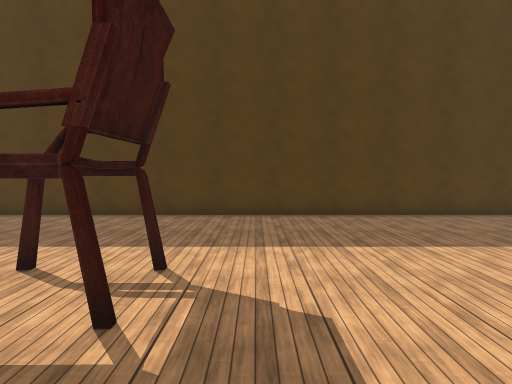
[1] (above)

20 first-person views from a walk through a scene from a Unity 3-D project. The camera is 1.5 m above the floor, tilts 4° down and sees 85° across. The floor is counted in squares, 1 m on a side. Each view is taken from the middle of a square. On the plan, view 1 faces up. The plan holds only what a view shows up to about 14 squares ahead; the rest is blank. The place goes on beyond the plan. Some surface patterns are stand-ins.

[2]
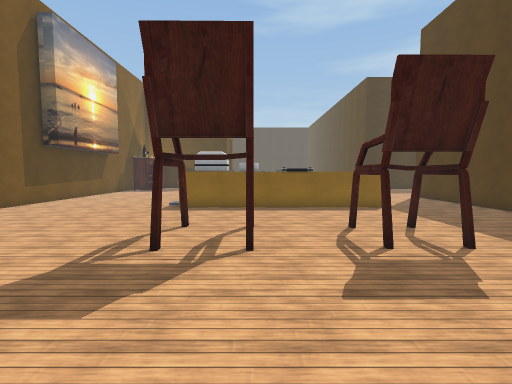

[3]
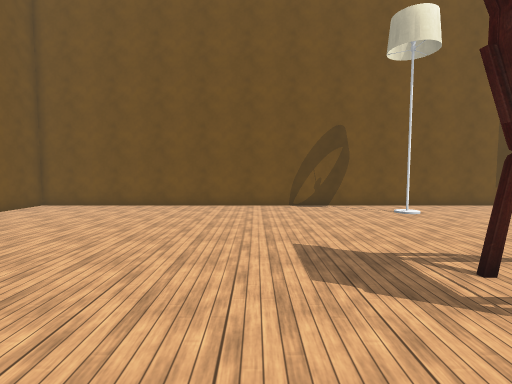

[4]
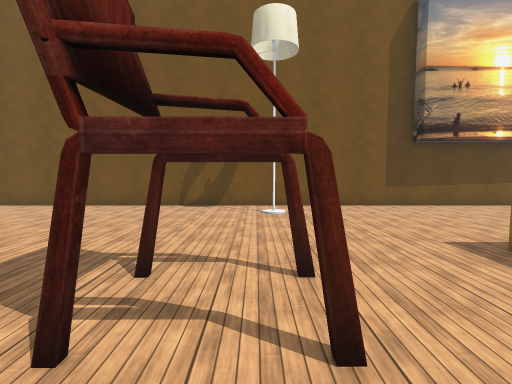

[5]
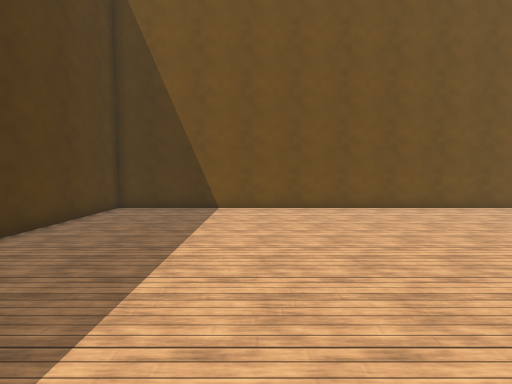

[6]
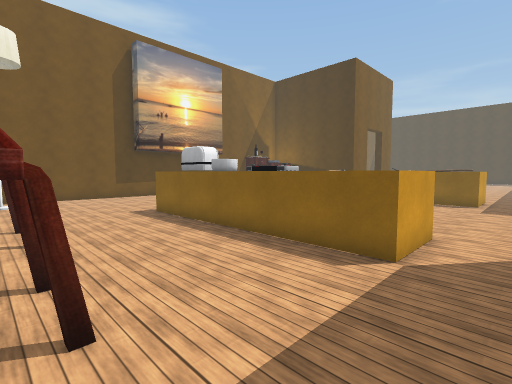

[7]
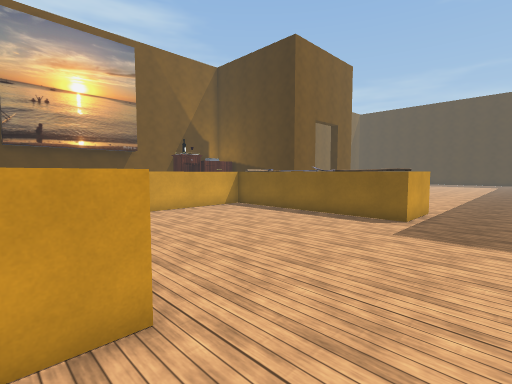

[8]
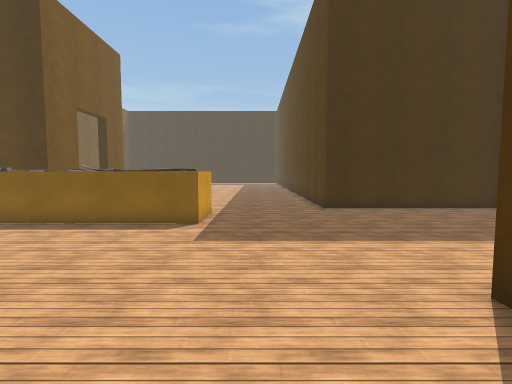

[9]
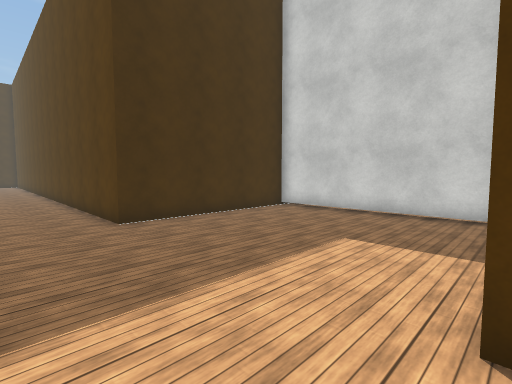

[10]
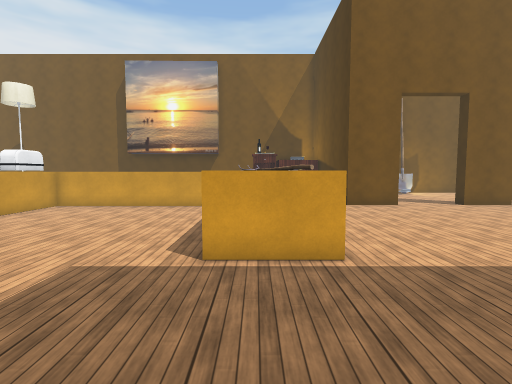

[11]
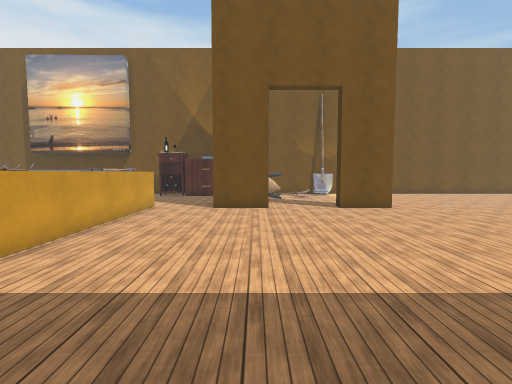

[12]
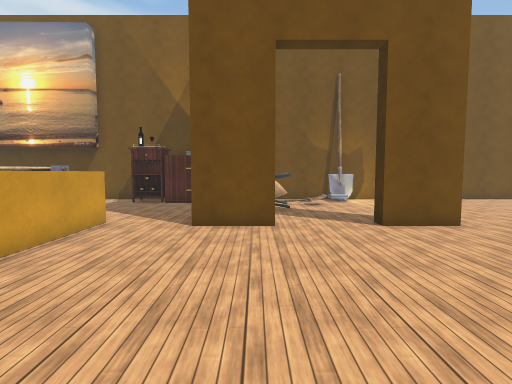

[13]
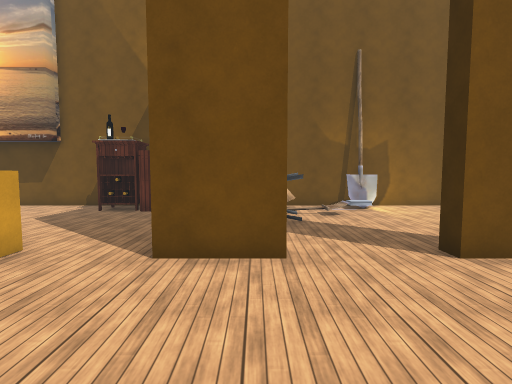

[14]
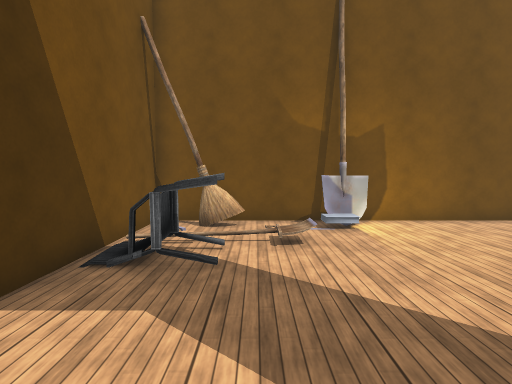

[15]
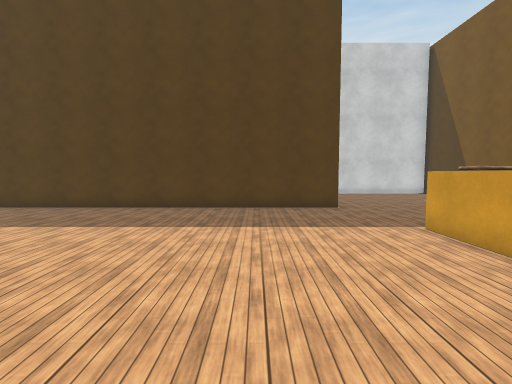

[16]
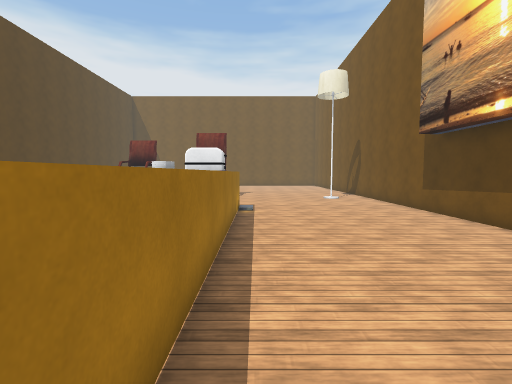

[17]
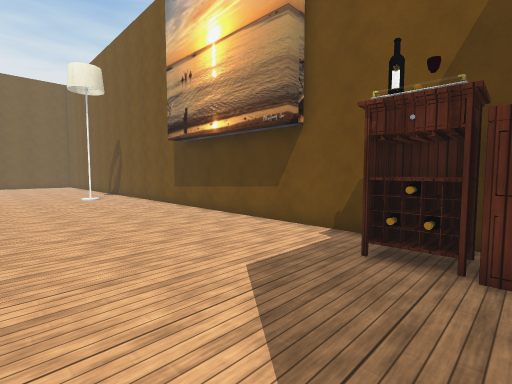

[18]
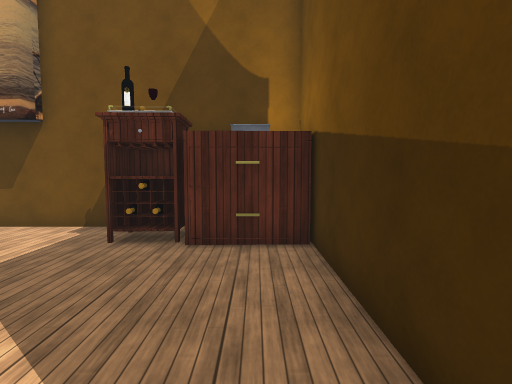

[19]
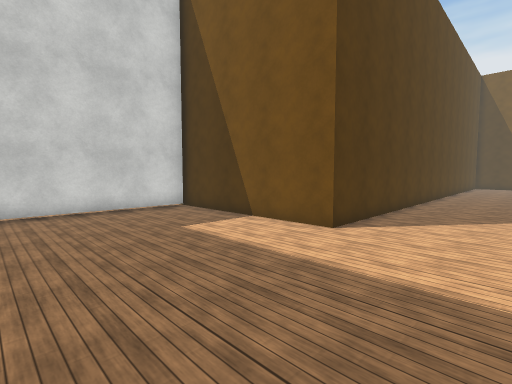

[20]
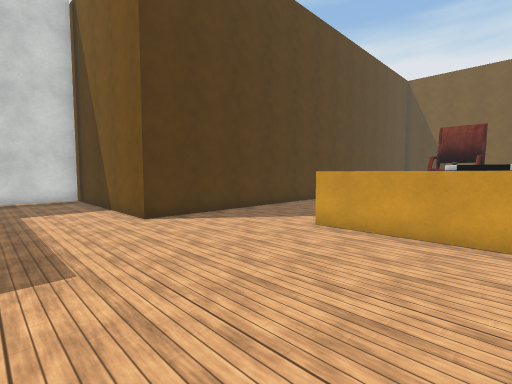

### Floor plan
Key: @ floor where view 1 was taken; # wall or solid block; . floor; / step, stairs or slope; ^ raised ledge; C chair; L lamp; H hammer; A cabinet; S shovel; O other object.
Columns run from 33 left of view 1 to 12 right of it. Each row starts with its distance up from view 1.
 17            ##########
 16            #........#
 15            #........#
 14            #........#
 13            #........#
 12            #........#
 11            #........#
 10 ############........##########################
  9 .............................................#
  8 .............................................#
  7 .............................................#
  6  ............................................#
  5  ............O^^.......^^^...................#
  4   ...........^ ^.......^ ^....CC.............#
  3   ...........^^^.......^O^....CC.............#
  2  ............#O#.......#O#...................#
  1  ............###.......###...................#
  0 .............###.......###...CCCC@...........#
 -1 .............O##.......###...................#
 -2 .............H############...CCC.............#
 -3 ...##...###..#############...................#
 -4 ..  .....##..................................#
 -5 .. ......##..................................#
 -6 .......CC##..................................#
 -7  ......CC##..................................#
 -8 .....////##..................L...............#
 -9 .........#OOOAA..............................#
-10 ...SS..###   AA..............................#
-11 ##########   #################################

Where each view was taken, in squares from view 1:
view 1: 0 up, 0 right, facing up
view 2: 0 up, 4 right, facing left
view 3: 2 up, 2 right, facing down
view 4: 2 up, 3 left, facing down
view 5: 4 up, 0 right, facing right
view 6: 7 up, 3 left, facing down-left
view 7: 8 up, 9 left, facing down-left
view 8: 7 up, 10 left, facing left
view 9: 7 up, 13 left, facing up-left
view 10: 10 up, 19 left, facing down
view 11: 9 up, 25 left, facing down
view 12: 5 up, 25 left, facing down
view 13: 2 up, 25 left, facing down
view 14: 2 down, 27 left, facing down
view 15: 2 down, 25 left, facing up
view 16: 4 down, 20 left, facing right
view 17: 4 down, 21 left, facing down-right
view 18: 3 down, 22 left, facing down
view 19: 6 up, 20 left, facing up-right
view 20: 1 up, 17 left, facing up-right
